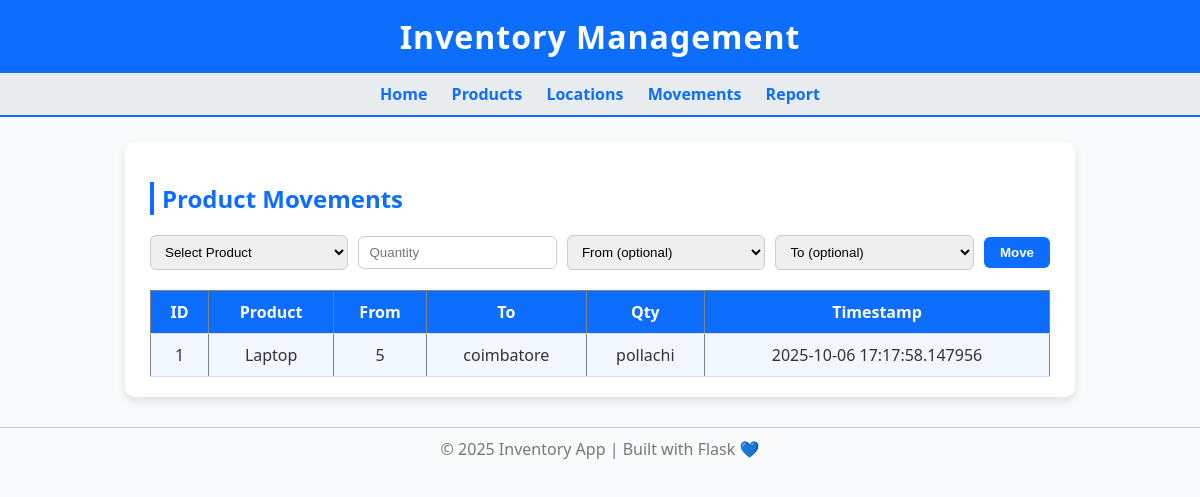
/movements, run on the app's committed database.
### models.py (models this page shows)
class ProductMovement(db.Model):
    movement_id = db.Column(db.Integer, primary_key=True, autoincrement=True)
    timestamp = db.Column(db.DateTime, default=datetime.utcnow)
    from_location = db.Column(db.String, db.ForeignKey('location.location_id'), nullable=True)
    to_location = db.Column(db.String, db.ForeignKey('location.location_id'), nullable=True)
    product_id = db.Column(db.String, db.ForeignKey('product.product_id'), nullable=False)
    qty = db.Column(db.Integer, nullable=False)
    product = db.relationship('Product', back_populates='movements')
    from_loc = db.relationship('Location', foreign_keys=[from_location], back_populates='from_movements')
    to_loc = db.relationship('Location', foreign_keys=[to_location], back_populates='to_movements')

class Product(db.Model):
    product_id = db.Column(db.String, primary_key=True)
    name = db.Column(db.String, nullable=False)
    movements = db.relationship('ProductMovement', back_populates='product')

class Location(db.Model):
    location_id = db.Column(db.String, primary_key=True)
    name = db.Column(db.String, nullable=False)
    from_movements = db.relationship('ProductMovement', foreign_keys='ProductMovement.from_location',
                                     back_populates='from_loc')
    to_movements = db.relationship('ProductMovement', foreign_keys='ProductMovement.to_location',
                                   back_populates='to_loc')

### app.py (the view)
@app.route('/movements')
def view_movements():
    movements = ProductMovement.query.all()
    products = Product.query.all()
    locations = Location.query.all()
    return render_template('movements.html', movements=movements, products=products, locations=locations)

### templates/movements.html (shortened to what this page needs)
{% extends 'base.html' %}
{% block content %}
<h2>Product Movements</h2>
<form method="POST" action="/add_movement">
  <select name="product_id" required>
    <option value="">Select Product</option>
  </select>
  <input type="number" name="qty" placeholder="Quantity" required>
  <select name="from_location">
    <option value="">From (optional)</option>
  </select>
  <select name="to_location">
    <option value="">To (optional)</option>
  </select>
  <button type="submit">Move</button>
</form>
<table border="1">
<tr><th>ID</th><th>Product</th><th>From</th><th>To</th><th>Qty</th><th>Timestamp</th></tr>
{% for m in movements %}
<tr>
  <td>{{ m.movement_id }}</td>
  <td>{{ m.product.name }}</td>
  <td>{{ m.qty }}</td>
  <td>{{ m.from_loc.name if m.from_loc else '---' }}</td>
  <td>{{ m.to_loc.name if m.to_loc else '---' }}</td>
  <td>{{ m.timestamp }}</td>
</tr>
{% endfor %}
</table>
{% endblock %}

### static/style.css (style rules this page uses)
body { font-family: "Segoe UI", Arial, sans-serif; margin: 0; padding: 0; background: #f8fafc; color: #333; }
form { margin-bottom: 20px; display: flex; flex-wrap: wrap; align-items: center; gap: 10px; }
input[type="text"], input[type="number"], select { padding: 8px 10px; border: 1px solid #ccc; border-radius: 6px; flex: 1; min-width: 150px; transition: 0.3s; }
button { background: #0d6efd; color: white; border: none; padding: 8px 16px; border-radius: 6px; cursor: pointer; font-weight: 600; transition: 0.3s; }
table { width: 100%; border-collapse: collapse; margin-top: 10px; }
th, td { padding: 10px; text-align: center; border-bottom: 1px solid #ddd; }
th { background: #0d6efd; color: white; }
tr:nth-child(even) { background-color: #f2f6ff; }
h2 { color: #0d6efd; border-left: 4px solid #0d6efd; padding-left: 8px; }

### data on the page
ProductMovement: movement_id "1", product.name "Laptop", qty "5", from_loc "coimbatore", to_loc "pollachi", timestamp "2025-10-06 17:17:58.147956"
